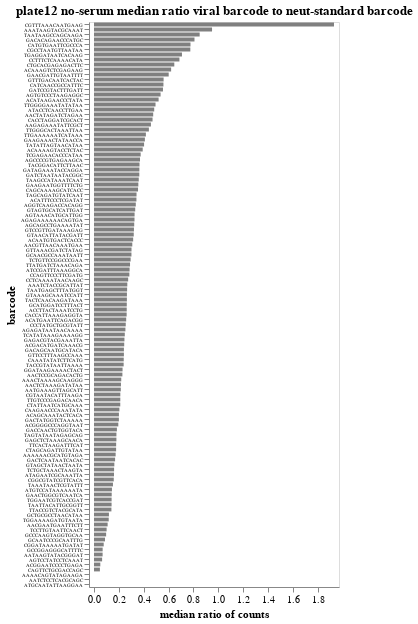

Write notebook code for a chart like this one.
### Markdown cell above
Compute and plot the median ratio of viral barcode count to neut standard counts across no-serum samples:

### Code cell
median_no_serum_ratio = (
    no_serum_counts
    .assign(ratio=lambda x: x["count"] / x["neut_standard_count"])
    .groupby(["barcode", "strain"], as_index=False)
    .aggregate(median_no_serum_ratio=pd.NamedAgg("ratio", "median"))
)

strain_selection = alt.selection_point(fields=["strain"], on="mouseover", empty=False)

median_no_serum_ratio_chart = (
    alt.Chart(median_no_serum_ratio)
    .add_params(strain_selection)
    .encode(
        alt.X(
            "median_no_serum_ratio",
            title="median ratio of counts",
            scale=alt.Scale(nice=False, padding=5),
        ),
        alt.Y(
            "barcode",
            sort=alt.SortField("median_no_serum_ratio", order="descending"),
            axis=alt.Axis(labelFontSize=5),
        ),
        color=alt.condition(strain_selection, alt.value("orange"), alt.value("gray")),
        tooltip=[
            alt.Tooltip(c, format=".3g") if median_no_serum_ratio[c].dtype == float
            else c
            for c in median_no_serum_ratio.columns
        ],
    )
    .mark_bar(height={"band": 0.85})
    .properties(
        height=alt.Step(5),
        width=250,
        title=f"{plate} no-serum median ratio viral barcode to neut-standard barcode",
    )
    .configure_axis(grid=False)
    .configure_legend(titleLimit=1000)
)

display(median_no_serum_ratio_chart)

### Figure 1 — Vega-Lite specification as saved in the notebook (floating-point values rounded to 4 significant figures)
{"config": {"view": {"continuousWidth": 300, "continuousHeight": 300}, "axis": {"grid": false}, "legend": {"titleLimit": 1000}}, "data": {"name": "data-3bf7ca09d3c757eef3d032e7c0b4dc9c"}, "mark": {"type": "bar", "height": {"band": 0.85}}, "encoding": {"color": {"condition": {"param": "param_6", "value": "orange", "empty": false}, "value": "gray"}, "tooltip": [{"field": "barcode", "type": "nominal"}, {"field": "strain", "type": "nominal"}, {"field": "median_no_serum_ratio", "format": ".3g", "type": "quantitative"}], "x": {"field": "median_no_serum_ratio", "scale": {"nice": false, "padding": 5}, "title": "median ratio of counts", "type": "quantitative"}, "y": {"axis": {"labelFontSize": 5}, "field": "barcode", "sort": {"field": "median_no_serum_ratio", "order": "descending"}, "type": "nominal"}}, "height": {"step": 5}, "params": [{"name": "param_6", "select": {"type": "point", "fields": ["strain"], "on": "mouseover"}}], "title": "plate12 no-serum median ratio viral barcode to neut-standard barcode", "width": 250, "$schema": "https://vega.github.io/schema/vega-lite/v5.15.1.json", "datasets": {"data-3bf7ca09d3c757eef3d032e7c0b4dc9c": [{"barcode": "AAAAAACGCATGTAGA", "strain": "A/Chester/5355/2022", "median_no_serum_ratio": 0.1741}, {"barcode": "AAAACAGTATAGAAGA", "strain": "A/India-Pune-Nivcov2221170/2022", "median_no_serum_ratio": 0.0}, {"barcode": "AAACTAAAAGCAAGGG", "strain": "A/Paris/31196/2021", "median_no_serum_ratio": 0.2193}, {"barcode": "AAATAAGTACGCAAAT", "strain": "A/Niger/10217/2021", "median_no_serum_ratio": 0.9498}, {"barcode": "AAATCTACCGCATTAT", "strain": "A/India-Pune-Nivcov2221170/2022", "median_no_serum_ratio": 0.268}, {"barcode": "AACGAATGAATTTCTT", "strain": "A/Togo/0274/2021", "median_no_serum_ratio": 0.1096}, {"barcode": "AACGTTAACAAATGAA", "strain": "A/Michigan/19/2021", "median_no_serum_ratio": 0.3081}, {"barcode": "AACTATAGATCTAGAA", "strain": "A/Bangladesh/3210810034/2021", "median_no_serum_ratio": 0.4763}, {"barcode": "AACTCCGCAGACACTG", "strain": "A/SouthAfrica/R14850/2021", "median_no_serum_ratio": 0.2285}, {"barcode": "AACTCTAAAGATATAA", "strain": "A/Togo/0304/2021", "median_no_serum_ratio": 0.2169}, {"barcode": "AAGAGAAATATTCGCT", "strain": "A/Bangladesh/2221/2021", "median_no_serum_ratio": 0.458}, {"barcode": "AATAAGTATACGGGAT", "strain": "A/Paris/31196/2021", "median_no_serum_ratio": 0.06934}, {"barcode": "AATCTCCTCACGCAGC", "strain": "A/Wisconsin/588/2019", "median_no_serum_ratio": 0.0}, {"barcode": "AATGAAAGTTAGCATT", "strain": "A/Belgium/H0017/2022", "median_no_serum_ratio": 0.2157}, {"barcode": "ACAAAAGTACCTCTAC", "strain": "A/Bangladesh/3210810034/2021", "median_no_serum_ratio": 0.3919}, {"barcode": "ACAAAGTCTCGAGAAG", "strain": "A/Michigan/45/2015", "median_no_serum_ratio": 0.6206}, {"barcode": "ACAATGTGACTCACCC", "strain": "A/Utah/27/2022", "median_no_serum_ratio": 0.3151}, {"barcode": "ACAGCAAATACTCACA", "strain": "A/India/Pun-NIV312851/2021", "median_no_serum_ratio": 0.2005}, {"barcode": "ACATAAGAACCCTATA", "strain": "A/Paris/30353/2021", "median_no_serum_ratio": 0.5198}, {"barcode": "ACATGAATTCAGACGG", "strain": "A/Hawaii/70/2019", "median_no_serum_ratio": 0.259}, {"barcode": "ACATTTCCCTCGATAT", "strain": "A/Paris/30353/2021", "median_no_serum_ratio": 0.3414}, {"barcode": "ACCTTACTAAATCCTG", "strain": "A/Nimes/871/2021", "median_no_serum_ratio": 0.2634}, {"barcode": "ACGACATGATCAAACG", "strain": "A/Brisbane/02/2018", "median_no_serum_ratio": 0.2432}, {"barcode": "ACGGAATCCCCTGAGA", "strain": "A/Washington/23/2020", "median_no_serum_ratio": 0.05086}, {"barcode": "ACGGGGCCCAGGTAAT", "strain": "A/Bangladesh/8036/2021", "median_no_serum_ratio": 0.1956}, {"barcode": "AGAGAAAAAACAGTGA", "strain": "A/Michigan/19/2021", "median_no_serum_ratio": 0.326}, {"barcode": "AGAGATAATAACAAAA", "strain": "A/Togo/0304/2021", "median_no_serum_ratio": 0.2527}, {"barcode": "AGCAGCCTGAAAATAT", "strain": "A/Paris/31196/2021", "median_no_serum_ratio": 0.3236}, {"barcode": "AGCCCCGTGAGAAGCA", "strain": "A/Perth/1/2022", "median_no_serum_ratio": 0.3702}, {"barcode": "AGGTCAAGACCACAGG", "strain": "A/Togo/845/2020", "median_no_serum_ratio": 0.3363}, {"barcode": "AGTAAACATGCATTGG", "strain": "A/Hawaii/70/2019", "median_no_serum_ratio": 0.3266}, {"barcode": "AGTCCTATCCTCAAAT", "strain": "A/Wisconsin/588/2019", "median_no_serum_ratio": 0.06524}, {"barcode": "AGTGTCCCTAAGAGGC", "strain": "A/Bangladesh/8002/2021", "median_no_serum_ratio": 0.5358}, {"barcode": "ATACCTCAACCTTGAA", "strain": "A/Bangladesh/8036/2021", "median_no_serum_ratio": 0.4845}, {"barcode": "ATAGAATCGCAAATTA", "strain": "A/Hawaii/70/2019", "median_no_serum_ratio": 0.1607}, {"barcode": "ATCCGATTTAAAGGCA", "strain": "A/Brisbane/02/2018", "median_no_serum_ratio": 0.2863}, {"barcode": "ATGCAATATTAAGGAA", "strain": "A/Bangladesh/3210810034/2021", "median_no_serum_ratio": 0.0}, {"barcode": "ATGTCCATAAAAAATA", "strain": "A/Belgium/H0017/2022", "median_no_serum_ratio": 0.1443}, {"barcode": "CAAATATATCTTCATG", "strain": "A/Newcastle/2/2022", "median_no_serum_ratio": 0.2393}, {"barcode": "CAAGAACCCAAATATA", "strain": "A/India/Pun-NIV312851/2021", "median_no_serum_ratio": 0.2042}, {"barcode": "CACCATTAAAGAGGTA", "strain": "A/SouthAfrica/R16462/2021", "median_no_serum_ratio": 0.2628}, {"barcode": "CACCTAGGATCGCACT", "strain": "A/Michigan/45/2015", "median_no_serum_ratio": 0.4711}, {"barcode": "CAGCAAAAGCATCACC", "strain": "A/Ghana/2080/2020", "median_no_serum_ratio": 0.3543}, {"barcode": "CAGTTCTGCGACCAGC", "strain": "A/Bangladesh/8036/2021", "median_no_serum_ratio": 0.04746}, {"barcode": "CATCAACCGCCATTTC", "strain": "A/Niger/10217/2021", "median_no_serum_ratio": 0.5587}, {"barcode": "CATGTGAATTCGCCCA", "strain": "A/California/07/2009", "median_no_serum_ratio": 0.7764}, {"barcode": "CCAGTTCCCTTCGATG", "strain": "A/Ghana/138/2020", "median_no_serum_ratio": 0.2846}, {"barcode": "CCCTATGCTGCGTATT", "strain": "A/Brisbane/48/2022", "median_no_serum_ratio": 0.2554}, {"barcode": "CCTCAAAATAACAAGC", "strain": "A/Chester/5355/2022", "median_no_serum_ratio": 0.2749}, {"barcode": "CCTTTCTCAAAACATA", "strain": "A/California/07/2009", "median_no_serum_ratio": 0.6873}, {"barcode": "CGCCTAATGTTAATAA", "strain": "A/California/07/2009", "median_no_serum_ratio": 0.775}, {"barcode": "CGGATAAAAATGATAT", "strain": "A/Norway/25089/2022", "median_no_serum_ratio": 0.07812}, {"barcode": "CGGCGTATCGTTCACA", "strain": "A/SouthAfrica/R16462/2021", "median_no_serum_ratio": 0.1591}, {"barcode": "CGTAATACATTTAAGA", "strain": "A/England/220200318/2022", "median_no_serum_ratio": 0.2118}, {"barcode": "CGTTTAAACAATGAAG", "strain": "A/India-Pune-Nivcov2221170/2022", "median_no_serum_ratio": 1.931}, {"barcode": "CTAGCAGATTGTATAA", "strain": "A/SouthAfrica/R16462/2021", "median_no_serum_ratio": 0.1779}, {"barcode": "CTATTAATCATGCAAA", "strain": "A/Sydney/43/2022", "median_no_serum_ratio": 0.2114}, {"barcode": "CTGCACGAGAGACTTC", "strain": "A/Perth/1/2022", "median_no_serum_ratio": 0.6462}, {"barcode": "GAACGATTGTAATTTT", "strain": "A/Niger/10217/2021", "median_no_serum_ratio": 0.601}, {"barcode": "GAACTGGCGTCAATCA", "strain": "A/Washington/23/2020", "median_no_serum_ratio": 0.1424}, {"barcode": "GAAGAAACTATAACCA", "strain": "A/Wisconsin/588/2019", "median_no_serum_ratio": 0.4094}, {"barcode": "GAAGAATGGTTTTCTG", "strain": "A/Togo/0304/2021", "median_no_serum_ratio": 0.3567}, {"barcode": "GACACAGAACCCATGC", "strain": "A/California/07/2009", "median_no_serum_ratio": 0.8085}, {"barcode": "GACAGCAATGCATACA", "strain": "A/Bangladesh/2221/2021", "median_no_serum_ratio": 0.2406}, {"barcode": "GACCAACTGTGGTACA", "strain": "A/England/220200318/2022", "median_no_serum_ratio": 0.1843}, {"barcode": "GACTATGGTCTAAAAA", "strain": "A/Ghana/138/2020", "median_no_serum_ratio": 0.2001}, {"barcode": "GACTCAATAATCACAC", "strain": "A/Norway/25089/2022", "median_no_serum_ratio": 0.1697}, {"barcode": "GAGACGTACGAAATTA", "strain": "A/SouthAfrica/R14850/2021", "median_no_serum_ratio": 0.245}, {"barcode": "GAGCTCTAAAGCAACA", "strain": "A/Brisbane/48/2022", "median_no_serum_ratio": 0.1803}, {"barcode": "GATAGAAATACCAGGA", "strain": "A/Bangladesh/2221/2021", "median_no_serum_ratio": 0.3651}, {"barcode": "GATCCGTACTTTGATT", "strain": "A/Belgium/H0038/2022", "median_no_serum_ratio": 0.5549}, {"barcode": "GATCTAATAATACGGC", "strain": "A/India-PUN-NIV328484/2021", "median_no_serum_ratio": 0.3646}, {"barcode": "GCAACGCCAAATAATT", "strain": "A/Bangladesh/8002/2021", "median_no_serum_ratio": 0.3013}, {"barcode": "GCAATCCCGCAATTTG", "strain": "A/Ghana/2080/2020", "median_no_serum_ratio": 0.08847}, {"barcode": "GCATGGATCCTTTACT", "strain": "A/Togo/845/2020", "median_no_serum_ratio": 0.2638}, {"barcode": "GCCCAAGTAGGTGCAA", "strain": "A/Newcastle/2/2022", "median_no_serum_ratio": 0.0976}, {"barcode": "GCCGGAGGGCATTTTC", "strain": "A/Belgium/H0038/2022", "median_no_serum_ratio": 0.06955}, {"barcode": "GCTGCGCCTAACATAA", "strain": "A/England/220200318/2022", "median_no_serum_ratio": 0.1201}, {"barcode": "GGATAAGAAAACTACT", "strain": "A/Washington/23/2020", "median_no_serum_ratio": 0.2298}, {"barcode": "GTAAAGCAAATCCATT", "strain": "A/Belgium/H0017/2022", "median_no_serum_ratio": 0.2649}, {"barcode": "GTAACATTATACGATT", "strain": "A/Togo/0274/2021", "median_no_serum_ratio": 0.3199}, {"barcode": "GTAGCTATAACTAATA", "strain": "A/India/Pun-NIV312851/2021", "median_no_serum_ratio": 0.1638}, {"barcode": "GTAGTGCATCATTGAT", "strain": "A/Ghana/2080/2020", "median_no_serum_ratio": 0.3316}, {"barcode": "GTCCGTTGATAAAGAG", "strain": "A/Cote_DIvoire/1448/2021", "median_no_serum_ratio": 0.3214}, {"barcode": "GTTAAACGATCTATAG", "strain": "A/Cote_DIvoire/1448/2021", "median_no_serum_ratio": 0.3018}, {"barcode": "GTTCCTTTAAGCCAAA", "strain": "A/Nimes/871/2021", "median_no_serum_ratio": 0.2406}, {"barcode": "GTTTGACAATCACTAC", "strain": "A/Paris/30353/2021", "median_no_serum_ratio": 0.5601}, {"barcode": "TAAATAACTCGTATTT", "strain": "A/Utah/27/2022", "median_no_serum_ratio": 0.1525}, {"barcode": "TAAGCCATAAATCAAT", "strain": "A/Ghana/138/2020", "median_no_serum_ratio": 0.3601}, {"barcode": "TAATAAGCCAGCAAGA", "strain": "A/Brisbane/02/2018", "median_no_serum_ratio": 0.8502}, {"barcode": "TAATGAGCTTTATGGT", "strain": "A/Michigan/19/2021", "median_no_serum_ratio": 0.2664}, {"barcode": "TAATTACATTGCGGTT", "strain": "A/Nimes/871/2021", "median_no_serum_ratio": 0.1415}, {"barcode": "TACCGTATAATTAAAA", "strain": "A/Belgium/H0038/2022", "median_no_serum_ratio": 0.2386}, {"barcode": "TACGGACATTCTTAAC", "strain": "A/Sydney/43/2022", "median_no_serum_ratio": 0.3661}, {"barcode": "TACTCAACAAGATAAA", "strain": "A/SouthAfrica/R14850/2021", "median_no_serum_ratio": 0.2646}, {"barcode": "TAGCAGATGTATCAAT", "strain": "A/Togo/0274/2021", "median_no_serum_ratio": 0.3423}, {"barcode": "TAGTATAATAGAGCAG", "strain": "A/Sydney/43/2022", "median_no_serum_ratio": 0.1804}, {"barcode": "TATATTAGTAACATAA", "strain": "A/Wisconsin/588/2019", "median_no_serum_ratio": 0.4029}, {"barcode": "TCATATAAAGAAAAGG", "strain": "A/Chester/5355/2022", "median_no_serum_ratio": 0.2478}, {"barcode": "TCCTTGTAATTCAACT", "strain": "A/Utah/27/2022", "median_no_serum_ratio": 0.1016}, {"barcode": "TCGAGAACACCCATAA", "strain": "A/Cote_DIvoire/1448/2021", "median_no_serum_ratio": 0.3755}, {"barcode": "TCTGCTAAACTAAGTA", "strain": "A/Bangladesh/8002/2021", "median_no_serum_ratio": 0.1617}, {"barcode": "TCTGTTCCGGCCCGAA", "strain": "A/India-PUN-NIV328484/2021", "median_no_serum_ratio": 0.2948}, {"barcode": "TGAGGATAATCACAAG", "strain": "A/Michigan/45/2015", "median_no_serum_ratio": 0.7077}, {"barcode": "TGGAAAAGATGTAATA", "strain": "A/Norway/25089/2022", "median_no_serum_ratio": 0.1184}, {"barcode": "TGGAATCGTCACCGAT", "strain": "A/Hawaii/70/2019", "median_no_serum_ratio": 0.1417}, {"barcode": "TTACCGTCTACGCATA", "strain": "A/Togo/845/2020", "median_no_serum_ratio": 0.1402}, {"barcode": "TTATGATCTAAACAGA", "strain": "A/Brisbane/48/2022", "median_no_serum_ratio": 0.2899}, {"barcode": "TTCACTAAGATTTCAT", "strain": "A/Newcastle/2/2022", "median_no_serum_ratio": 0.1783}, {"barcode": "TTGAAAAAATCATAAA", "strain": "A/Michigan/45/2015", "median_no_serum_ratio": 0.4174}, {"barcode": "TTGGGCACTAAATTAA", "strain": "A/Brisbane/02/2018", "median_no_serum_ratio": 0.4416}, {"barcode": "TTGGGGAAATATATAA", "strain": "A/Perth/1/2022", "median_no_serum_ratio": 0.4951}, {"barcode": "TTGTCCCGAGACAACA", "strain": "A/India-PUN-NIV328484/2021", "median_no_serum_ratio": 0.2117}]}}
